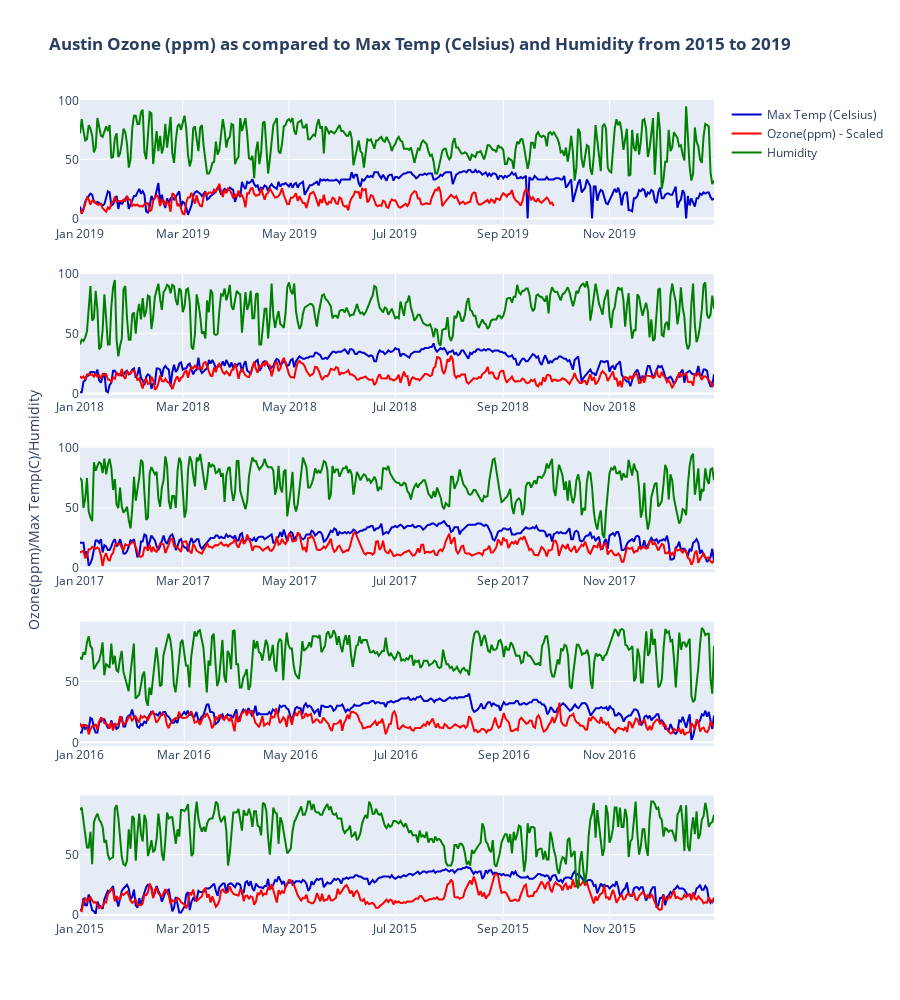

Write notebook code for a chart like this one.
### Markdown cell above
## <font color='#ff6600'> Austin Ozone (ppm) as compared to Max Temp (Celsius) and Humidity from 2015 to 2019  </font>

### Code cell
# plotting Austin Ozone (ppm) as comapred to Max Temp (Celsius) from 2015 to 2019 

fig = make_subplots(rows=5, cols=1, start_cell="top-left")

# 2015
fig.add_trace(go.Scatter(x=weather_2015['date'],
                         y=weather_2015['maxtempC'], 
                         name='Max Temp (Celsius)',
                         marker=dict(color='rgb(0,0,205)')),
              row=5, col=1)

fig.add_trace(go.Scatter(x=ozone_2015['date_local'],
                         y=ozone_2015['Ozone(ppm)'] * 500, 
                         name='Ozone(ppm) - Scaled',
                         marker=dict(color='rgb(255,0,0)')),
              row=5, col=1)

fig.add_trace(go.Scatter(x=weather_2015['date'],
                         y=weather_2015['humidity'], 
                         name='Humidity',
                         marker=dict(color='rgb(0,128,0)')),
              row=5, col=1)

# 2016
fig.add_trace(go.Scatter(x=weather_2016['date'],
                         y=weather_2016['maxtempC'], 
                         showlegend=False, 
                         marker=dict(color='rgb(0,0,205)')),
              row=4, col=1)

fig.add_trace(go.Scatter(x=ozone_2016['date_local'],
                         y=ozone_2016['Ozone(ppm)'] * 500, 
                         showlegend=False, 
                         marker=dict(color='rgb(255,0,0)')),
              row=4, col=1)

fig.add_trace(go.Scatter(x=weather_2016['date'],
                         y=weather_2016['humidity'], 
                         showlegend=False, 
                         marker=dict(color='rgb(0,128,0)')),
              row=4, col=1)

# 2017
fig.add_trace(go.Scatter(x=weather_2017['date'],
                         y=weather_2017['maxtempC'], 
                         showlegend=False, 
                         marker=dict(color='rgb(0,0,205)')),
              row=3, col=1)

fig.add_trace(go.Scatter(x=ozone_2017['date_local'],
                         y=ozone_2017['Ozone(ppm)'] * 500, 
                         showlegend=False, 
                         marker=dict(color='rgb(255,0,0)')),
              row=3, col=1)

fig.add_trace(go.Scatter(x=weather_2017['date'],
                         y=weather_2017['humidity'], 
                         showlegend=False, 
                         marker=dict(color='rgb(0,128,0)')),
              row=3, col=1)

# 2018
fig.add_trace(go.Scatter(x=weather_2018['date'],
                         y=weather_2018['maxtempC'], 
                         showlegend=False, 
                         marker=dict(color='rgb(0,0,205)')),
              row=2, col=1)

fig.add_trace(go.Scatter(x=ozone_2018['date_local'],
                         y=ozone_2018['Ozone(ppm)'] * 500, 
                         showlegend=False, 
                         marker=dict(color='rgb(255,0,0)')),
              row=2, col=1)

fig.add_trace(go.Scatter(x=weather_2018['date'],
                         y=weather_2018['humidity'], 
                         showlegend=False, 
                         marker=dict(color='rgb(0,128,0)')),
              row=2, col=1)

# 2019
fig.add_trace(go.Scatter(x=weather_2019['date'],
                         y=weather_2019['maxtempC'], 
                         showlegend=False, 
                         marker=dict(color='rgb(0,0,205)')),
              row=1, col=1)

fig.add_trace(go.Scatter(x=ozone_2019['date_local'],
                         y=ozone_2019['Ozone(ppm)'] * 500, 
                         showlegend=False, 
                         marker=dict(color='rgb(255,0,0)')),
              row=1, col=1)

fig.add_trace(go.Scatter(x=weather_2019['date'],
                         y=weather_2019['humidity'], 
                         showlegend=False, 
                         marker=dict(color='rgb(0,128,0)')),
              row=1, col=1)

# Update yaxis properties
fig.update_yaxes(title_text='Ozone(ppm)/Max Temp(C)/Humidity', row=3, col=1)

fig.update_layout(height=1000, showlegend=True, 
                  title_text="<b> Austin Ozone (ppm) as compared to Max Temp (Celsius) and Humidity from 2015 to 2019 </b>")

fig.show()

### Figure 1 — Plotly figure (JSON) as saved in the notebook; plotly's stock layout.template omitted (floating-point values rounded to 4 significant figures; data arrays with more than 128 entries replaced by an {"elided": "..."} marker saying what was removed)
{"data": [{"marker": {"color": "rgb(0,0,205)"}, "name": "Max Temp (Celsius)", "type": "scatter", "x": {"elided": "365 str values"}, "xaxis": "x5", "y": {"elided": "365 int values"}, "yaxis": "y5"}, {"marker": {"color": "rgb(255,0,0)"}, "name": "Ozone(ppm) - Scaled", "type": "scatter", "x": {"elided": "365 str values"}, "xaxis": "x5", "y": {"elided": "365 float values"}, "yaxis": "y5"}, {"marker": {"color": "rgb(0,128,0)"}, "name": "Humidity", "type": "scatter", "x": {"elided": "365 str values"}, "xaxis": "x5", "y": {"elided": "365 int values"}, "yaxis": "y5"}, {"marker": {"color": "rgb(0,0,205)"}, "showlegend": false, "type": "scatter", "x": {"elided": "366 str values"}, "xaxis": "x4", "y": {"elided": "366 int values"}, "yaxis": "y4"}, {"marker": {"color": "rgb(255,0,0)"}, "showlegend": false, "type": "scatter", "x": {"elided": "366 str values"}, "xaxis": "x4", "y": {"elided": "366 float values"}, "yaxis": "y4"}, {"marker": {"color": "rgb(0,128,0)"}, "showlegend": false, "type": "scatter", "x": {"elided": "366 str values"}, "xaxis": "x4", "y": {"elided": "366 int values"}, "yaxis": "y4"}, {"marker": {"color": "rgb(0,0,205)"}, "showlegend": false, "type": "scatter", "x": {"elided": "365 str values"}, "xaxis": "x3", "y": {"elided": "365 int values"}, "yaxis": "y3"}, {"marker": {"color": "rgb(255,0,0)"}, "showlegend": false, "type": "scatter", "x": {"elided": "365 str values"}, "xaxis": "x3", "y": {"elided": "365 float values"}, "yaxis": "y3"}, {"marker": {"color": "rgb(0,128,0)"}, "showlegend": false, "type": "scatter", "x": {"elided": "365 str values"}, "xaxis": "x3", "y": {"elided": "365 int values"}, "yaxis": "y3"}, {"marker": {"color": "rgb(0,0,205)"}, "showlegend": false, "type": "scatter", "x": {"elided": "365 str values"}, "xaxis": "x2", "y": {"elided": "365 int values"}, "yaxis": "y2"}, {"marker": {"color": "rgb(255,0,0)"}, "showlegend": false, "type": "scatter", "x": {"elided": "365 str values"}, "xaxis": "x2", "y": {"elided": "365 float values"}, "yaxis": "y2"}, {"marker": {"color": "rgb(0,128,0)"}, "showlegend": false, "type": "scatter", "x": {"elided": "365 str values"}, "xaxis": "x2", "y": {"elided": "365 int values"}, "yaxis": "y2"}, {"marker": {"color": "rgb(0,0,205)"}, "showlegend": false, "type": "scatter", "x": {"elided": "364 str values"}, "xaxis": "x", "y": {"elided": "364 int values"}, "yaxis": "y"}, {"marker": {"color": "rgb(255,0,0)"}, "showlegend": false, "type": "scatter", "x": {"elided": "273 str values"}, "xaxis": "x", "y": {"elided": "273 float values"}, "yaxis": "y"}, {"marker": {"color": "rgb(0,128,0)"}, "showlegend": false, "type": "scatter", "x": {"elided": "364 str values"}, "xaxis": "x", "y": {"elided": "364 int values"}, "yaxis": "y"}], "layout": {"height": 1000, "showlegend": true, "title": {"text": "<b> Austin Ozone (ppm) as compared to Max Temp (Celsius) and Humidity from 2015 to 2019 </b>"}, "xaxis": {"anchor": "y", "domain": [0, 1]}, "xaxis2": {"anchor": "y2", "domain": [0, 1]}, "xaxis3": {"anchor": "y3", "domain": [0, 1]}, "xaxis4": {"anchor": "y4", "domain": [0, 1]}, "xaxis5": {"anchor": "y5", "domain": [0, 1]}, "yaxis": {"anchor": "x", "domain": [0.848, 1]}, "yaxis2": {"anchor": "x2", "domain": [0.636, 0.788]}, "yaxis3": {"anchor": "x3", "domain": [0.424, 0.576], "title": {"text": "Ozone(ppm)/Max Temp(C)/Humidity"}}, "yaxis4": {"anchor": "x4", "domain": [0.212, 0.364]}, "yaxis5": {"anchor": "x5", "domain": [0, 0.152]}}}
